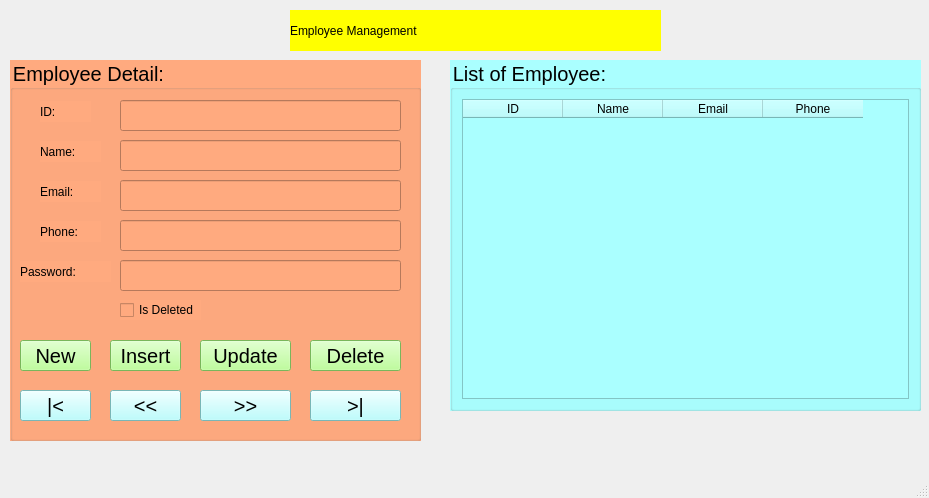
<?xml version="1.0" encoding="UTF-8"?>
<ui version="4.0">
 <class>MainWindow</class>
 <widget class="QMainWindow" name="MainWindow">
  <property name="geometry">
   <rect>
    <x>0</x>
    <y>0</y>
    <width>929</width>
    <height>498</height>
   </rect>
  </property>
  <property name="windowTitle">
   <string>MainWindow</string>
  </property>
  <widget class="QWidget" name="centralwidget">
   <widget class="QGroupBox" name="groupBox">
    <property name="geometry">
     <rect>
      <x>10</x>
      <y>60</y>
      <width>411</width>
      <height>381</height>
     </rect>
    </property>
    <property name="font">
     <font>
      <pointsize>15</pointsize>
     </font>
    </property>
    <property name="styleSheet">
     <string notr="true">background-color: rgb(255, 170, 127);</string>
    </property>
    <property name="title">
     <string>Employee Detail:</string>
    </property>
    <widget class="QLabel" name="label">
     <property name="geometry">
      <rect>
       <x>30</x>
       <y>41</y>
       <width>51</width>
       <height>21</height>
      </rect>
     </property>
     <property name="text">
      <string>ID:</string>
     </property>
    </widget>
    <widget class="QLineEdit" name="lineEditID">
     <property name="geometry">
      <rect>
       <x>110</x>
       <y>40</y>
       <width>281</width>
       <height>31</height>
      </rect>
     </property>
    </widget>
    <widget class="QLineEdit" name="lineEditName">
     <property name="geometry">
      <rect>
       <x>110</x>
       <y>80</y>
       <width>281</width>
       <height>31</height>
      </rect>
     </property>
    </widget>
    <widget class="QLabel" name="label_2">
     <property name="geometry">
      <rect>
       <x>30</x>
       <y>81</y>
       <width>61</width>
       <height>21</height>
      </rect>
     </property>
     <property name="text">
      <string>Name:</string>
     </property>
    </widget>
    <widget class="QLineEdit" name="lineEditEmail">
     <property name="geometry">
      <rect>
       <x>110</x>
       <y>120</y>
       <width>281</width>
       <height>31</height>
      </rect>
     </property>
    </widget>
    <widget class="QLabel" name="label_3">
     <property name="geometry">
      <rect>
       <x>30</x>
       <y>121</y>
       <width>61</width>
       <height>21</height>
      </rect>
     </property>
     <property name="text">
      <string>Email:</string>
     </property>
    </widget>
    <widget class="QLineEdit" name="lineEditPhone">
     <property name="geometry">
      <rect>
       <x>110</x>
       <y>160</y>
       <width>281</width>
       <height>31</height>
      </rect>
     </property>
    </widget>
    <widget class="QLabel" name="label_4">
     <property name="geometry">
      <rect>
       <x>30</x>
       <y>161</y>
       <width>61</width>
       <height>21</height>
      </rect>
     </property>
     <property name="text">
      <string>Phone:</string>
     </property>
    </widget>
    <widget class="QLineEdit" name="lineEditPassword">
     <property name="geometry">
      <rect>
       <x>110</x>
       <y>200</y>
       <width>281</width>
       <height>31</height>
      </rect>
     </property>
    </widget>
    <widget class="QLabel" name="label_5">
     <property name="geometry">
      <rect>
       <x>10</x>
       <y>201</y>
       <width>91</width>
       <height>21</height>
      </rect>
     </property>
     <property name="text">
      <string>Password:</string>
     </property>
    </widget>
    <widget class="QPushButton" name="pushButtonNew">
     <property name="geometry">
      <rect>
       <x>10</x>
       <y>280</y>
       <width>71</width>
       <height>31</height>
      </rect>
     </property>
     <property name="font">
      <font>
       <pointsize>15</pointsize>
      </font>
     </property>
     <property name="styleSheet">
      <string notr="true">background-color: rgb(170, 255, 127);</string>
     </property>
     <property name="text">
      <string>New</string>
     </property>
    </widget>
    <widget class="QPushButton" name="pushButtonInsert">
     <property name="geometry">
      <rect>
       <x>100</x>
       <y>280</y>
       <width>71</width>
       <height>31</height>
      </rect>
     </property>
     <property name="font">
      <font>
       <pointsize>15</pointsize>
      </font>
     </property>
     <property name="styleSheet">
      <string notr="true">background-color: rgb(170, 255, 127);</string>
     </property>
     <property name="text">
      <string>Insert</string>
     </property>
    </widget>
    <widget class="QPushButton" name="pushButtonUpdate">
     <property name="geometry">
      <rect>
       <x>190</x>
       <y>280</y>
       <width>91</width>
       <height>31</height>
      </rect>
     </property>
     <property name="font">
      <font>
       <pointsize>15</pointsize>
      </font>
     </property>
     <property name="styleSheet">
      <string notr="true">background-color: rgb(170, 255, 127);</string>
     </property>
     <property name="text">
      <string>Update</string>
     </property>
    </widget>
    <widget class="QPushButton" name="pushButtonDelete">
     <property name="geometry">
      <rect>
       <x>300</x>
       <y>280</y>
       <width>91</width>
       <height>31</height>
      </rect>
     </property>
     <property name="font">
      <font>
       <pointsize>15</pointsize>
      </font>
     </property>
     <property name="styleSheet">
      <string notr="true">background-color: rgb(170, 255, 127);</string>
     </property>
     <property name="text">
      <string>Delete</string>
     </property>
    </widget>
    <widget class="QPushButton" name="pushButtonLast">
     <property name="geometry">
      <rect>
       <x>300</x>
       <y>330</y>
       <width>91</width>
       <height>31</height>
      </rect>
     </property>
     <property name="font">
      <font>
       <pointsize>15</pointsize>
      </font>
     </property>
     <property name="styleSheet">
      <string notr="true">background-color: rgb(170, 255, 255);</string>
     </property>
     <property name="text">
      <string>&gt;|</string>
     </property>
    </widget>
    <widget class="QPushButton" name="pushButtonFirst">
     <property name="geometry">
      <rect>
       <x>10</x>
       <y>330</y>
       <width>71</width>
       <height>31</height>
      </rect>
     </property>
     <property name="font">
      <font>
       <pointsize>15</pointsize>
      </font>
     </property>
     <property name="styleSheet">
      <string notr="true">background-color: rgb(170, 255, 255);</string>
     </property>
     <property name="text">
      <string>|&lt;</string>
     </property>
    </widget>
    <widget class="QPushButton" name="pushButtonPrevious">
     <property name="geometry">
      <rect>
       <x>100</x>
       <y>330</y>
       <width>71</width>
       <height>31</height>
      </rect>
     </property>
     <property name="font">
      <font>
       <pointsize>15</pointsize>
      </font>
     </property>
     <property name="styleSheet">
      <string notr="true">background-color: rgb(170, 255, 255);</string>
     </property>
     <property name="text">
      <string>&lt;&lt;</string>
     </property>
    </widget>
    <widget class="QPushButton" name="pushButtonNext">
     <property name="geometry">
      <rect>
       <x>190</x>
       <y>330</y>
       <width>91</width>
       <height>31</height>
      </rect>
     </property>
     <property name="font">
      <font>
       <pointsize>15</pointsize>
      </font>
     </property>
     <property name="styleSheet">
      <string notr="true">background-color: rgb(170, 255, 255);</string>
     </property>
     <property name="text">
      <string>&gt;&gt;</string>
     </property>
    </widget>
    <widget class="QCheckBox" name="checkBoxIsDeleted">
     <property name="geometry">
      <rect>
       <x>110</x>
       <y>240</y>
       <width>81</width>
       <height>20</height>
      </rect>
     </property>
     <property name="text">
      <string>Is Deleted</string>
     </property>
    </widget>
   </widget>
   <widget class="QGroupBox" name="groupBox_2">
    <property name="geometry">
     <rect>
      <x>450</x>
      <y>60</y>
      <width>471</width>
      <height>351</height>
     </rect>
    </property>
    <property name="font">
     <font>
      <pointsize>15</pointsize>
     </font>
    </property>
    <property name="styleSheet">
     <string notr="true">background-color: rgb(170, 255, 255);</string>
    </property>
    <property name="title">
     <string>List of Employee:</string>
    </property>
    <layout class="QVBoxLayout" name="verticalLayout">
     <item>
      <widget class="QTableWidget" name="tableWidgetEmployee">
       <property name="font">
        <font>
         <pointsize>12</pointsize>
        </font>
       </property>
       <column>
        <property name="text">
         <string>ID</string>
        </property>
       </column>
       <column>
        <property name="text">
         <string>Name</string>
        </property>
       </column>
       <column>
        <property name="text">
         <string>Email</string>
        </property>
       </column>
       <column>
        <property name="text">
         <string>Phone</string>
        </property>
       </column>
      </widget>
     </item>
    </layout>
   </widget>
   <widget class="QLabel" name="label_6">
    <property name="geometry">
     <rect>
      <x>290</x>
      <y>10</y>
      <width>371</width>
      <height>41</height>
     </rect>
    </property>
    <property name="styleSheet">
     <string notr="true">font: 26pt &quot;MS Shell Dlg 2&quot;;
background-color: rgb(255, 255, 0);</string>
    </property>
    <property name="text">
     <string>Employee Management</string>
    </property>
   </widget>
  </widget>
  <widget class="QMenuBar" name="menubar">
   <property name="geometry">
    <rect>
     <x>0</x>
     <y>0</y>
     <width>929</width>
     <height>26</height>
    </rect>
   </property>
  </widget>
  <widget class="QStatusBar" name="statusbar"/>
 </widget>
 <resources/>
 <connections/>
</ui>
